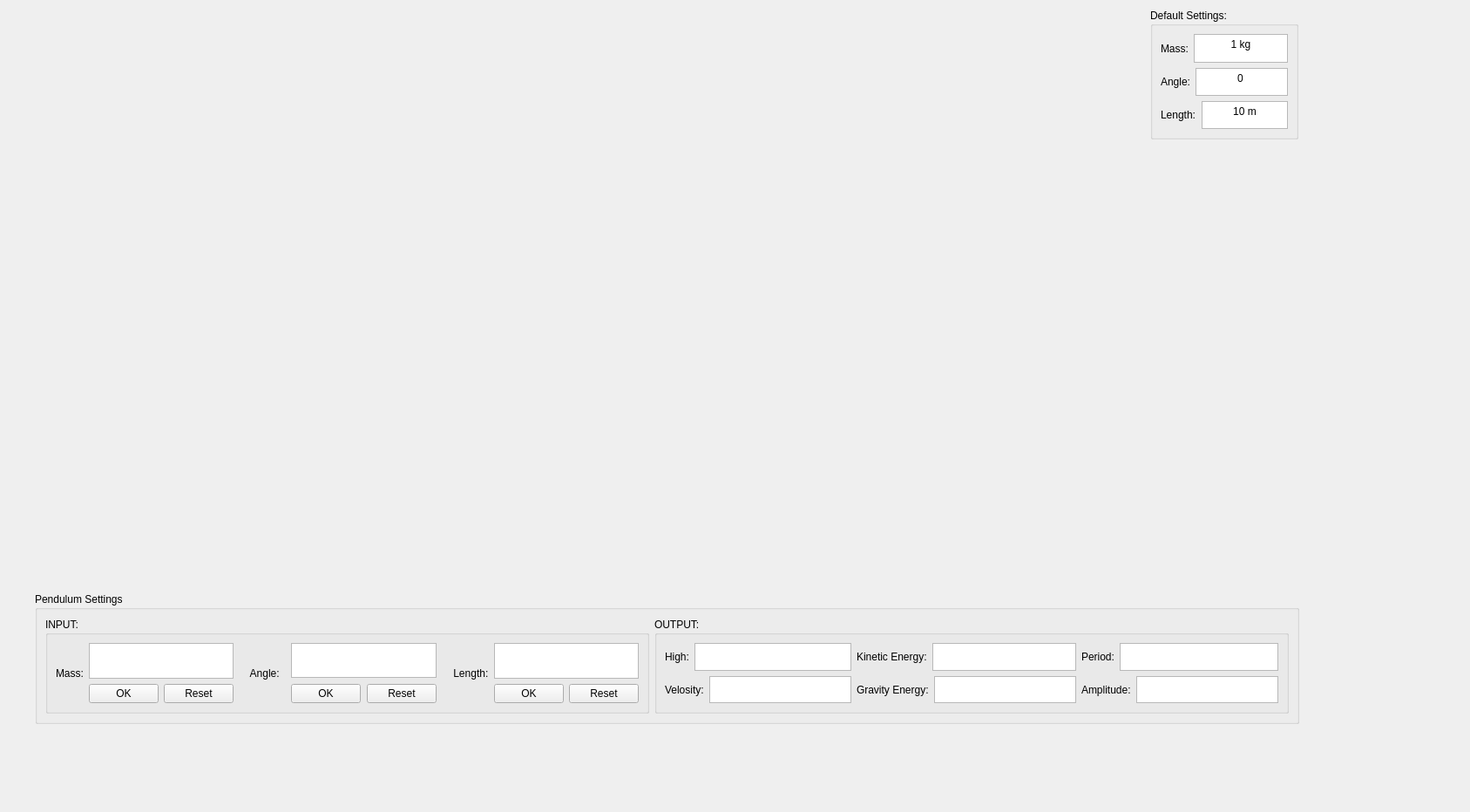
<?xml version="1.0" encoding="UTF-8"?>
<ui version="4.0">
 <class>MathPendulum</class>
 <widget class="QWidget" name="MathPendulum">
  <property name="enabled">
   <bool>true</bool>
  </property>
  <property name="geometry">
   <rect>
    <x>0</x>
    <y>0</y>
    <width>1687</width>
    <height>932</height>
   </rect>
  </property>
  <property name="windowTitle">
   <string>MathPendulum</string>
  </property>
  <widget class="QGroupBox" name="PendulumSettings">
   <property name="geometry">
    <rect>
     <x>40</x>
     <y>680</y>
     <width>1451</width>
     <height>151</height>
    </rect>
   </property>
   <property name="title">
    <string>Pendulum Settings</string>
   </property>
   <layout class="QHBoxLayout" name="horizontalLayout_2">
    <item>
     <widget class="QGroupBox" name="INPUT">
      <property name="title">
       <string>INPUT:</string>
      </property>
      <layout class="QHBoxLayout" name="horizontalLayout_7">
       <item>
        <layout class="QHBoxLayout" name="horizontalLayout_6">
         <item>
          <widget class="QLabel" name="MassInp">
           <property name="text">
            <string>Mass:</string>
           </property>
          </widget>
         </item>
         <item>
          <layout class="QVBoxLayout" name="verticalLayout">
           <item>
            <widget class="QTextEdit" name="MassInpEdit">
             <property name="verticalScrollBarPolicy">
              <enum>Qt::ScrollBarPolicy::ScrollBarAlwaysOff</enum>
             </property>
             <property name="html">
              <string>&lt;!DOCTYPE HTML PUBLIC &quot;-//W3C//DTD HTML 4.0//EN&quot; &quot;http://www.w3.org/TR/REC-html40/strict.dtd&quot;&gt;
&lt;html&gt;&lt;head&gt;&lt;meta name=&quot;qrichtext&quot; content=&quot;1&quot; /&gt;&lt;meta charset=&quot;utf-8&quot; /&gt;&lt;style type=&quot;text/css&quot;&gt;
p, li { white-space: pre-wrap; }
hr { height: 1px; border-width: 0; }
li.unchecked::marker { content: &quot;\2610&quot;; }
li.checked::marker { content: &quot;\2612&quot;; }
&lt;/style&gt;&lt;/head&gt;&lt;body style=&quot; font-family:'Segoe UI'; font-size:9pt; font-weight:400; font-style:normal;&quot;&gt;
&lt;p align=&quot;center&quot; style=&quot;-qt-paragraph-type:empty; margin-top:0px; margin-bottom:0px; margin-left:0px; margin-right:0px; -qt-block-indent:0; text-indent:0px;&quot;&gt;&lt;br /&gt;&lt;/p&gt;&lt;/body&gt;&lt;/html&gt;</string>
             </property>
            </widget>
           </item>
           <item>
            <layout class="QHBoxLayout" name="horizontalLayout">
             <item>
              <widget class="QPushButton" name="ButtonOKMass">
               <property name="text">
                <string>OK</string>
               </property>
              </widget>
             </item>
             <item>
              <widget class="QPushButton" name="ButtonResetMass">
               <property name="text">
                <string>Reset</string>
               </property>
              </widget>
             </item>
            </layout>
           </item>
          </layout>
         </item>
        </layout>
       </item>
       <item>
        <layout class="QHBoxLayout" name="horizontalLayout_9">
         <property name="spacing">
          <number>13</number>
         </property>
         <property name="sizeConstraint">
          <enum>QLayout::SizeConstraint::SetMaximumSize</enum>
         </property>
         <item>
          <widget class="QLabel" name="AngleInp">
           <property name="text">
            <string>    Angle:</string>
           </property>
          </widget>
         </item>
         <item>
          <layout class="QVBoxLayout" name="verticalLayout_4">
           <property name="spacing">
            <number>7</number>
           </property>
           <item>
            <widget class="QTextEdit" name="AngleInpEdit">
             <property name="verticalScrollBarPolicy">
              <enum>Qt::ScrollBarPolicy::ScrollBarAlwaysOff</enum>
             </property>
             <property name="horizontalScrollBarPolicy">
              <enum>Qt::ScrollBarPolicy::ScrollBarAsNeeded</enum>
             </property>
             <property name="html">
              <string>&lt;!DOCTYPE HTML PUBLIC &quot;-//W3C//DTD HTML 4.0//EN&quot; &quot;http://www.w3.org/TR/REC-html40/strict.dtd&quot;&gt;
&lt;html&gt;&lt;head&gt;&lt;meta name=&quot;qrichtext&quot; content=&quot;1&quot; /&gt;&lt;meta charset=&quot;utf-8&quot; /&gt;&lt;style type=&quot;text/css&quot;&gt;
p, li { white-space: pre-wrap; }
hr { height: 1px; border-width: 0; }
li.unchecked::marker { content: &quot;\2610&quot;; }
li.checked::marker { content: &quot;\2612&quot;; }
&lt;/style&gt;&lt;/head&gt;&lt;body style=&quot; font-family:'Segoe UI'; font-size:9pt; font-weight:400; font-style:normal;&quot;&gt;
&lt;p align=&quot;center&quot; style=&quot;-qt-paragraph-type:empty; margin-top:0px; margin-bottom:0px; margin-left:0px; margin-right:0px; -qt-block-indent:0; text-indent:0px;&quot;&gt;&lt;br /&gt;&lt;/p&gt;&lt;/body&gt;&lt;/html&gt;</string>
             </property>
            </widget>
           </item>
           <item>
            <layout class="QHBoxLayout" name="horizontalLayout_5">
             <item>
              <widget class="QPushButton" name="ButtonOKAngle">
               <property name="text">
                <string>OK</string>
               </property>
              </widget>
             </item>
             <item>
              <widget class="QPushButton" name="ButtonResetAngle">
               <property name="text">
                <string>Reset</string>
               </property>
              </widget>
             </item>
            </layout>
           </item>
          </layout>
         </item>
        </layout>
       </item>
       <item>
        <layout class="QHBoxLayout" name="horizontalLayout_10">
         <property name="sizeConstraint">
          <enum>QLayout::SizeConstraint::SetNoConstraint</enum>
         </property>
         <item>
          <widget class="QLabel" name="LengthInp">
           <property name="text">
            <string>    Length:</string>
           </property>
          </widget>
         </item>
         <item>
          <layout class="QVBoxLayout" name="verticalLayout_3">
           <item>
            <widget class="QTextEdit" name="lengthInpEdit">
             <property name="verticalScrollBarPolicy">
              <enum>Qt::ScrollBarPolicy::ScrollBarAlwaysOff</enum>
             </property>
             <property name="html">
              <string>&lt;!DOCTYPE HTML PUBLIC &quot;-//W3C//DTD HTML 4.0//EN&quot; &quot;http://www.w3.org/TR/REC-html40/strict.dtd&quot;&gt;
&lt;html&gt;&lt;head&gt;&lt;meta name=&quot;qrichtext&quot; content=&quot;1&quot; /&gt;&lt;meta charset=&quot;utf-8&quot; /&gt;&lt;style type=&quot;text/css&quot;&gt;
p, li { white-space: pre-wrap; }
hr { height: 1px; border-width: 0; }
li.unchecked::marker { content: &quot;\2610&quot;; }
li.checked::marker { content: &quot;\2612&quot;; }
&lt;/style&gt;&lt;/head&gt;&lt;body style=&quot; font-family:'Segoe UI'; font-size:9pt; font-weight:400; font-style:normal;&quot;&gt;
&lt;p align=&quot;center&quot; style=&quot;-qt-paragraph-type:empty; margin-top:0px; margin-bottom:0px; margin-left:0px; margin-right:0px; -qt-block-indent:0; text-indent:0px;&quot;&gt;&lt;br /&gt;&lt;/p&gt;&lt;/body&gt;&lt;/html&gt;</string>
             </property>
            </widget>
           </item>
           <item>
            <layout class="QHBoxLayout" name="horizontalLayout_3">
             <item>
              <widget class="QPushButton" name="ButtonOKLength">
               <property name="text">
                <string>OK</string>
               </property>
              </widget>
             </item>
             <item>
              <widget class="QPushButton" name="ButtonResetLength">
               <property name="text">
                <string>Reset</string>
               </property>
              </widget>
             </item>
            </layout>
           </item>
          </layout>
         </item>
        </layout>
       </item>
      </layout>
     </widget>
    </item>
    <item>
     <widget class="QGroupBox" name="OUTPUT">
      <property name="title">
       <string>OUTPUT:</string>
      </property>
      <layout class="QHBoxLayout" name="horizontalLayout_18">
       <item>
        <layout class="QVBoxLayout" name="verticalLayout_6">
         <item>
          <layout class="QHBoxLayout" name="horizontalLayout_16">
           <item>
            <widget class="QLabel" name="HighOut">
             <property name="text">
              <string>High:</string>
             </property>
            </widget>
           </item>
           <item>
            <widget class="QTextBrowser" name="OutputHighValue">
             <property name="verticalScrollBarPolicy">
              <enum>Qt::ScrollBarPolicy::ScrollBarAlwaysOff</enum>
             </property>
             <property name="html">
              <string>&lt;!DOCTYPE HTML PUBLIC &quot;-//W3C//DTD HTML 4.0//EN&quot; &quot;http://www.w3.org/TR/REC-html40/strict.dtd&quot;&gt;
&lt;html&gt;&lt;head&gt;&lt;meta name=&quot;qrichtext&quot; content=&quot;1&quot; /&gt;&lt;meta charset=&quot;utf-8&quot; /&gt;&lt;style type=&quot;text/css&quot;&gt;
p, li { white-space: pre-wrap; }
hr { height: 1px; border-width: 0; }
li.unchecked::marker { content: &quot;\2610&quot;; }
li.checked::marker { content: &quot;\2612&quot;; }
&lt;/style&gt;&lt;/head&gt;&lt;body style=&quot; font-family:'Segoe UI'; font-size:9pt; font-weight:400; font-style:normal;&quot;&gt;
&lt;p align=&quot;center&quot; style=&quot;-qt-paragraph-type:empty; margin-top:0px; margin-bottom:0px; margin-left:0px; margin-right:0px; -qt-block-indent:0; text-indent:0px;&quot;&gt;&lt;br /&gt;&lt;/p&gt;&lt;/body&gt;&lt;/html&gt;</string>
             </property>
            </widget>
           </item>
          </layout>
         </item>
         <item>
          <layout class="QHBoxLayout" name="horizontalLayout_13">
           <item>
            <widget class="QLabel" name="VelosityOut">
             <property name="text">
              <string>Velosity:</string>
             </property>
            </widget>
           </item>
           <item>
            <widget class="QTextBrowser" name="OutputVelosityValue">
             <property name="verticalScrollBarPolicy">
              <enum>Qt::ScrollBarPolicy::ScrollBarAlwaysOff</enum>
             </property>
             <property name="html">
              <string>&lt;!DOCTYPE HTML PUBLIC &quot;-//W3C//DTD HTML 4.0//EN&quot; &quot;http://www.w3.org/TR/REC-html40/strict.dtd&quot;&gt;
&lt;html&gt;&lt;head&gt;&lt;meta name=&quot;qrichtext&quot; content=&quot;1&quot; /&gt;&lt;meta charset=&quot;utf-8&quot; /&gt;&lt;style type=&quot;text/css&quot;&gt;
p, li { white-space: pre-wrap; }
hr { height: 1px; border-width: 0; }
li.unchecked::marker { content: &quot;\2610&quot;; }
li.checked::marker { content: &quot;\2612&quot;; }
&lt;/style&gt;&lt;/head&gt;&lt;body style=&quot; font-family:'Segoe UI'; font-size:9pt; font-weight:400; font-style:normal;&quot;&gt;
&lt;p align=&quot;center&quot; style=&quot;-qt-paragraph-type:empty; margin-top:0px; margin-bottom:0px; margin-left:0px; margin-right:0px; -qt-block-indent:0; text-indent:0px;&quot;&gt;&lt;br /&gt;&lt;/p&gt;&lt;/body&gt;&lt;/html&gt;</string>
             </property>
            </widget>
           </item>
          </layout>
         </item>
        </layout>
       </item>
       <item>
        <layout class="QVBoxLayout" name="verticalLayout_7">
         <item>
          <layout class="QHBoxLayout" name="horizontalLayout_14">
           <item>
            <widget class="QLabel" name="KinEnOut">
             <property name="text">
              <string>Kinetic Energy:</string>
             </property>
            </widget>
           </item>
           <item>
            <widget class="QTextBrowser" name="OutputKinEnValue">
             <property name="verticalScrollBarPolicy">
              <enum>Qt::ScrollBarPolicy::ScrollBarAlwaysOff</enum>
             </property>
             <property name="html">
              <string>&lt;!DOCTYPE HTML PUBLIC &quot;-//W3C//DTD HTML 4.0//EN&quot; &quot;http://www.w3.org/TR/REC-html40/strict.dtd&quot;&gt;
&lt;html&gt;&lt;head&gt;&lt;meta name=&quot;qrichtext&quot; content=&quot;1&quot; /&gt;&lt;meta charset=&quot;utf-8&quot; /&gt;&lt;style type=&quot;text/css&quot;&gt;
p, li { white-space: pre-wrap; }
hr { height: 1px; border-width: 0; }
li.unchecked::marker { content: &quot;\2610&quot;; }
li.checked::marker { content: &quot;\2612&quot;; }
&lt;/style&gt;&lt;/head&gt;&lt;body style=&quot; font-family:'Segoe UI'; font-size:9pt; font-weight:400; font-style:normal;&quot;&gt;
&lt;p align=&quot;center&quot; style=&quot;-qt-paragraph-type:empty; margin-top:0px; margin-bottom:0px; margin-left:0px; margin-right:0px; -qt-block-indent:0; text-indent:0px;&quot;&gt;&lt;br /&gt;&lt;/p&gt;&lt;/body&gt;&lt;/html&gt;</string>
             </property>
            </widget>
           </item>
          </layout>
         </item>
         <item>
          <layout class="QHBoxLayout" name="horizontalLayout_15">
           <item>
            <widget class="QLabel" name="GrEnOut">
             <property name="text">
              <string>Gravity Energy:</string>
             </property>
            </widget>
           </item>
           <item>
            <widget class="QTextBrowser" name="OutputGrEnValue">
             <property name="verticalScrollBarPolicy">
              <enum>Qt::ScrollBarPolicy::ScrollBarAlwaysOff</enum>
             </property>
             <property name="html">
              <string>&lt;!DOCTYPE HTML PUBLIC &quot;-//W3C//DTD HTML 4.0//EN&quot; &quot;http://www.w3.org/TR/REC-html40/strict.dtd&quot;&gt;
&lt;html&gt;&lt;head&gt;&lt;meta name=&quot;qrichtext&quot; content=&quot;1&quot; /&gt;&lt;meta charset=&quot;utf-8&quot; /&gt;&lt;style type=&quot;text/css&quot;&gt;
p, li { white-space: pre-wrap; }
hr { height: 1px; border-width: 0; }
li.unchecked::marker { content: &quot;\2610&quot;; }
li.checked::marker { content: &quot;\2612&quot;; }
&lt;/style&gt;&lt;/head&gt;&lt;body style=&quot; font-family:'Segoe UI'; font-size:9pt; font-weight:400; font-style:normal;&quot;&gt;
&lt;p align=&quot;center&quot; style=&quot;-qt-paragraph-type:empty; margin-top:0px; margin-bottom:0px; margin-left:0px; margin-right:0px; -qt-block-indent:0; text-indent:0px;&quot;&gt;&lt;br /&gt;&lt;/p&gt;&lt;/body&gt;&lt;/html&gt;</string>
             </property>
            </widget>
           </item>
          </layout>
         </item>
        </layout>
       </item>
       <item>
        <layout class="QVBoxLayout" name="verticalLayout_2">
         <item>
          <layout class="QHBoxLayout" name="horizontalLayout_12">
           <item>
            <widget class="QLabel" name="PeriodOut">
             <property name="text">
              <string>Period:</string>
             </property>
            </widget>
           </item>
           <item>
            <widget class="QTextBrowser" name="OutputPeriodValue">
             <property name="verticalScrollBarPolicy">
              <enum>Qt::ScrollBarPolicy::ScrollBarAlwaysOff</enum>
             </property>
             <property name="html">
              <string>&lt;!DOCTYPE HTML PUBLIC &quot;-//W3C//DTD HTML 4.0//EN&quot; &quot;http://www.w3.org/TR/REC-html40/strict.dtd&quot;&gt;
&lt;html&gt;&lt;head&gt;&lt;meta name=&quot;qrichtext&quot; content=&quot;1&quot; /&gt;&lt;meta charset=&quot;utf-8&quot; /&gt;&lt;style type=&quot;text/css&quot;&gt;
p, li { white-space: pre-wrap; }
hr { height: 1px; border-width: 0; }
li.unchecked::marker { content: &quot;\2610&quot;; }
li.checked::marker { content: &quot;\2612&quot;; }
&lt;/style&gt;&lt;/head&gt;&lt;body style=&quot; font-family:'Segoe UI'; font-size:9pt; font-weight:400; font-style:normal;&quot;&gt;
&lt;p align=&quot;center&quot; style=&quot;-qt-paragraph-type:empty; margin-top:0px; margin-bottom:0px; margin-left:0px; margin-right:0px; -qt-block-indent:0; text-indent:0px;&quot;&gt;&lt;br /&gt;&lt;/p&gt;&lt;/body&gt;&lt;/html&gt;</string>
             </property>
            </widget>
           </item>
          </layout>
         </item>
         <item>
          <layout class="QHBoxLayout" name="horizontalLayout_17">
           <item>
            <widget class="QLabel" name="AmplitudeOut">
             <property name="text">
              <string>Amplitude:</string>
             </property>
            </widget>
           </item>
           <item>
            <widget class="QTextBrowser" name="OutputAmplitudeVlaue">
             <property name="verticalScrollBarPolicy">
              <enum>Qt::ScrollBarPolicy::ScrollBarAlwaysOff</enum>
             </property>
             <property name="html">
              <string>&lt;!DOCTYPE HTML PUBLIC &quot;-//W3C//DTD HTML 4.0//EN&quot; &quot;http://www.w3.org/TR/REC-html40/strict.dtd&quot;&gt;
&lt;html&gt;&lt;head&gt;&lt;meta name=&quot;qrichtext&quot; content=&quot;1&quot; /&gt;&lt;meta charset=&quot;utf-8&quot; /&gt;&lt;style type=&quot;text/css&quot;&gt;
p, li { white-space: pre-wrap; }
hr { height: 1px; border-width: 0; }
li.unchecked::marker { content: &quot;\2610&quot;; }
li.checked::marker { content: &quot;\2612&quot;; }
&lt;/style&gt;&lt;/head&gt;&lt;body style=&quot; font-family:'Segoe UI'; font-size:9pt; font-weight:400; font-style:normal;&quot;&gt;
&lt;p align=&quot;center&quot; style=&quot;-qt-paragraph-type:empty; margin-top:0px; margin-bottom:0px; margin-left:0px; margin-right:0px; -qt-block-indent:0; text-indent:0px;&quot;&gt;&lt;br /&gt;&lt;/p&gt;&lt;/body&gt;&lt;/html&gt;</string>
             </property>
            </widget>
           </item>
          </layout>
         </item>
        </layout>
       </item>
      </layout>
     </widget>
    </item>
   </layout>
  </widget>
  <widget class="QGroupBox" name="DefaultSettings">
   <property name="geometry">
    <rect>
     <x>1320</x>
     <y>10</y>
     <width>170</width>
     <height>150</height>
    </rect>
   </property>
   <property name="title">
    <string>Default Settings:</string>
   </property>
   <layout class="QVBoxLayout" name="verticalLayout_8">
    <item>
     <layout class="QHBoxLayout" name="horizontalLayout_21">
      <item>
       <widget class="QLabel" name="DefaultMass">
        <property name="text">
         <string>Mass:</string>
        </property>
       </widget>
      </item>
      <item>
       <widget class="QTextBrowser" name="DefaultValueMass">
        <property name="verticalScrollBarPolicy">
         <enum>Qt::ScrollBarPolicy::ScrollBarAlwaysOff</enum>
        </property>
        <property name="html">
         <string>&lt;!DOCTYPE HTML PUBLIC &quot;-//W3C//DTD HTML 4.0//EN&quot; &quot;http://www.w3.org/TR/REC-html40/strict.dtd&quot;&gt;
&lt;html&gt;&lt;head&gt;&lt;meta name=&quot;qrichtext&quot; content=&quot;1&quot; /&gt;&lt;meta charset=&quot;utf-8&quot; /&gt;&lt;style type=&quot;text/css&quot;&gt;
p, li { white-space: pre-wrap; }
hr { height: 1px; border-width: 0; }
li.unchecked::marker { content: &quot;\2610&quot;; }
li.checked::marker { content: &quot;\2612&quot;; }
&lt;/style&gt;&lt;/head&gt;&lt;body style=&quot; font-family:'Segoe UI'; font-size:9pt; font-weight:400; font-style:normal;&quot;&gt;
&lt;p align=&quot;center&quot; style=&quot; margin-top:0px; margin-bottom:0px; margin-left:0px; margin-right:0px; -qt-block-indent:0; text-indent:0px;&quot;&gt;1 kg&lt;/p&gt;&lt;/body&gt;&lt;/html&gt;</string>
        </property>
       </widget>
      </item>
     </layout>
    </item>
    <item>
     <layout class="QHBoxLayout" name="horizontalLayout_20">
      <item>
       <widget class="QLabel" name="DefaultAngle">
        <property name="text">
         <string>Angle:</string>
        </property>
       </widget>
      </item>
      <item>
       <widget class="QTextBrowser" name="DefaultValueAngle">
        <property name="verticalScrollBarPolicy">
         <enum>Qt::ScrollBarPolicy::ScrollBarAlwaysOff</enum>
        </property>
        <property name="html">
         <string>&lt;!DOCTYPE HTML PUBLIC &quot;-//W3C//DTD HTML 4.0//EN&quot; &quot;http://www.w3.org/TR/REC-html40/strict.dtd&quot;&gt;
&lt;html&gt;&lt;head&gt;&lt;meta name=&quot;qrichtext&quot; content=&quot;1&quot; /&gt;&lt;meta charset=&quot;utf-8&quot; /&gt;&lt;style type=&quot;text/css&quot;&gt;
p, li { white-space: pre-wrap; }
hr { height: 1px; border-width: 0; }
li.unchecked::marker { content: &quot;\2610&quot;; }
li.checked::marker { content: &quot;\2612&quot;; }
&lt;/style&gt;&lt;/head&gt;&lt;body style=&quot; font-family:'Segoe UI'; font-size:9pt; font-weight:400; font-style:normal;&quot;&gt;
&lt;p align=&quot;center&quot; style=&quot; margin-top:0px; margin-bottom:0px; margin-left:0px; margin-right:0px; -qt-block-indent:0; text-indent:0px;&quot;&gt;0 &lt;/p&gt;&lt;/body&gt;&lt;/html&gt;</string>
        </property>
       </widget>
      </item>
     </layout>
    </item>
    <item>
     <layout class="QHBoxLayout" name="horizontalLayout_19">
      <item>
       <widget class="QLabel" name="DefaultLength">
        <property name="text">
         <string>Length:</string>
        </property>
       </widget>
      </item>
      <item>
       <widget class="QTextBrowser" name="DefaultValueLength">
        <property name="verticalScrollBarPolicy">
         <enum>Qt::ScrollBarPolicy::ScrollBarAlwaysOff</enum>
        </property>
        <property name="html">
         <string>&lt;!DOCTYPE HTML PUBLIC &quot;-//W3C//DTD HTML 4.0//EN&quot; &quot;http://www.w3.org/TR/REC-html40/strict.dtd&quot;&gt;
&lt;html&gt;&lt;head&gt;&lt;meta name=&quot;qrichtext&quot; content=&quot;1&quot; /&gt;&lt;meta charset=&quot;utf-8&quot; /&gt;&lt;style type=&quot;text/css&quot;&gt;
p, li { white-space: pre-wrap; }
hr { height: 1px; border-width: 0; }
li.unchecked::marker { content: &quot;\2610&quot;; }
li.checked::marker { content: &quot;\2612&quot;; }
&lt;/style&gt;&lt;/head&gt;&lt;body style=&quot; font-family:'Segoe UI'; font-size:9pt; font-weight:400; font-style:normal;&quot;&gt;
&lt;p align=&quot;center&quot; style=&quot; margin-top:0px; margin-bottom:0px; margin-left:0px; margin-right:0px; -qt-block-indent:0; text-indent:0px;&quot;&gt;10 m&lt;/p&gt;&lt;/body&gt;&lt;/html&gt;</string>
        </property>
       </widget>
      </item>
     </layout>
    </item>
   </layout>
  </widget>
 </widget>
 <resources/>
 <connections/>
</ui>
